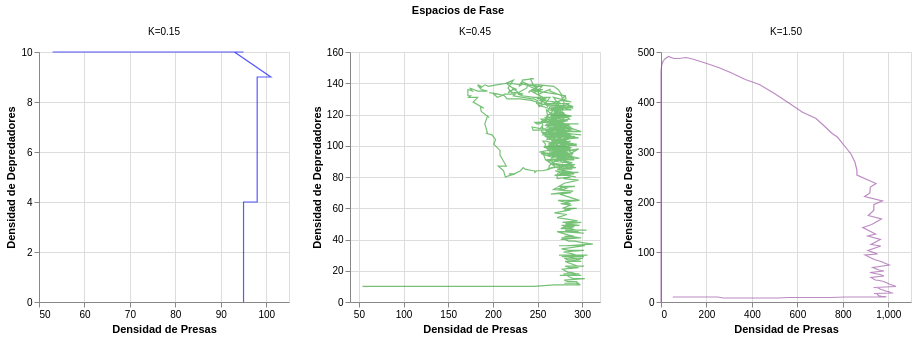

Source (Vega-Lite JSON):
### Vega-Lite specification from a JSON file in a GitHub repository (floating-point values rounded to 4 significant figures; data arrays with more than 128 entries replaced by an {"elided": "..."} marker saying what was removed)
{"config": {"view": {"continuousWidth": 300, "continuousHeight": 300}}, "data": {"name": "data-b646d2d29c7de3f6bd571b4124e446a2"}, "mark": {"type": "line", "opacity": 0.65, "strokeWidth": 1.2}, "encoding": {"color": {"field": "Entorno", "legend": null, "scale": {"domain": ["K=0.15", "K=0.45", "K=1.50"], "range": ["blue", "#2ca02c", "#984ea3"]}, "type": "nominal"}, "facet": {"columns": 3, "field": "Entorno", "title": "Espacios de Fase", "type": "nominal"}, "order": {"field": "Tiempo", "type": "quantitative"}, "tooltip": [{"field": "Tiempo", "type": "quantitative"}, {"field": "Prey", "type": "quantitative"}, {"field": "Predator", "type": "quantitative"}], "x": {"field": "Prey", "title": "Densidad de Presas", "type": "quantitative"}, "y": {"field": "Predator", "title": "Densidad de Depredadores", "type": "quantitative"}}, "height": 250, "resolve": {"scale": {"x": "independent", "y": "independent"}}, "width": 250, "$schema": "https://vega.github.io/schema/vega-lite/v6.1.0.json", "datasets": {"data-b646d2d29c7de3f6bd571b4124e446a2": {"elided": "2400 records"}}}
